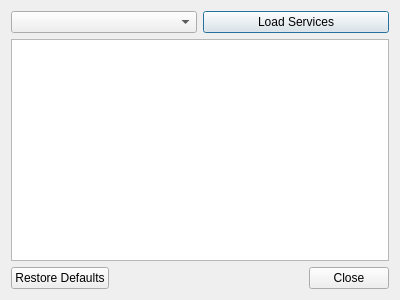
<?xml version="1.0" encoding="UTF-8"?>
<ui version="4.0">
 <class>MSRUI</class>
 <widget class="QDialog" name="MSRUI">
  <property name="geometry">
   <rect>
    <x>0</x>
    <y>0</y>
    <width>400</width>
    <height>300</height>
   </rect>
  </property>
  <property name="windowTitle">
   <string>Dialog</string>
  </property>
  <layout class="QGridLayout" name="gridLayout">
   <item row="0" column="0">
    <widget class="QComboBox" name="serviceProvidersComboBox"/>
   </item>
   <item row="0" column="1">
    <widget class="QPushButton" name="loadServicesButton">
     <property name="text">
      <string>Load Services</string>
     </property>
    </widget>
   </item>
   <item row="2" column="0" colspan="2">
    <widget class="QDialogButtonBox" name="buttonBox">
     <property name="orientation">
      <enum>Qt::Horizontal</enum>
     </property>
     <property name="standardButtons">
      <set>QDialogButtonBox::Close|QDialogButtonBox::RestoreDefaults</set>
     </property>
     <property name="centerButtons">
      <bool>false</bool>
     </property>
    </widget>
   </item>
   <item row="1" column="0" colspan="2">
    <widget class="QTreeWidget" name="serviceListWidget">
     <property name="allColumnsShowFocus">
      <bool>false</bool>
     </property>
     <property name="headerHidden">
      <bool>true</bool>
     </property>
     <column>
      <property name="text">
       <string notr="true">1</string>
      </property>
     </column>
    </widget>
   </item>
  </layout>
 </widget>
 <resources/>
 <connections>
  <connection>
   <sender>buttonBox</sender>
   <signal>accepted()</signal>
   <receiver>MSRUI</receiver>
   <slot>accept()</slot>
   <hints>
    <hint type="sourcelabel">
     <x>248</x>
     <y>254</y>
    </hint>
    <hint type="destinationlabel">
     <x>157</x>
     <y>274</y>
    </hint>
   </hints>
  </connection>
  <connection>
   <sender>buttonBox</sender>
   <signal>rejected()</signal>
   <receiver>MSRUI</receiver>
   <slot>reject()</slot>
   <hints>
    <hint type="sourcelabel">
     <x>316</x>
     <y>260</y>
    </hint>
    <hint type="destinationlabel">
     <x>286</x>
     <y>274</y>
    </hint>
   </hints>
  </connection>
 </connections>
</ui>
